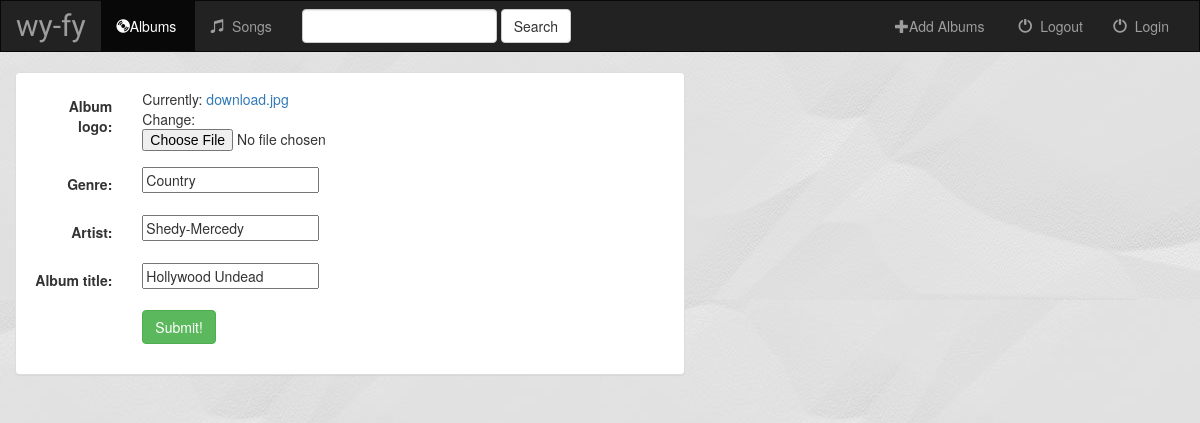
Page /music/album/9/ on the committed database.
### music/models.py (models this page shows, shortened)
class Album(models.Model):
    artist = models.CharField(max_length=100)
    album_title = models.CharField(max_length=100)
    genre = models.CharField(max_length=100)
    album_logo = models.FileField()

### music/views.py (the view)
# urls.py: url(r'^album/(?P<pk>[0-9]+)/$', views.AlbumUpdate.as_view(), name='album-update'),
class AlbumUpdate(UpdateView):
    model = Album        #what type of object are you trying to create
    fields = ['album_logo' , 'genre' , 'artist', 'album_title']

### music/templates/music/album_form.html (shortened to what this page needs)
{% extends 'base.html' %}
{% block body %}
<div class="container-fluid">
  <div class="row">
      <div class="col-sm-12 col-md-7">
          <div class="panel panel-default">
              <div class="panel-body">
                  <form class="form-horizontal" action="" method="post" enctype="multipart/form-data">
                      {% include 'music/form_template.html' %}
                      <div class="form-group">
                          <div class="col-sm-offset-2 col-sm-10">
                              <button type="submit" class="btn btn-success">
                                  Submit!
                              </button>
                          </div>
                      </div>
                  </form>
              </div>
          </div>
      </div>
  </div>
</div>
        <br>
{% endblock %}

### music/templates/music/form_template.html (shortened to what this page needs)
{% for field in form %}
    <div class="form-group">
      <div class="col-sm-offset-2 col-sm-10">
      </div>
      <label class="control-label col-sm-2">{{ field.label_tag }}</label>
      <div class="col-sm-10">{{ field }}</div>
    </div>
{% endfor %}

### music/static/music/style.css (style rules this page uses)
body { background-image: url("images/background.jpg"); }

### rows in the picture
Album: form "Country" "Shedy-Mercedy" "Hollywood Undead"

### other values in the picture
{{ field.label_tag }} "Album logo:" "Genre:" "Artist:" "Album title:"
